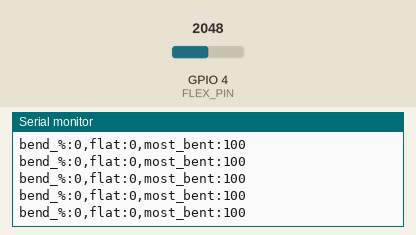
Simulated run of this sketch. Board: ESP32-S3. Shown: the last lines printed to the serial monitor. The test bench sets the inputs (shaded band); at power-on: GPIO 4 (FLEX_PIN) = 2048 (analog values on the 0–4095 scale).

Above: at 5.7 s.
5.8 s: GPIO 4 (FLEX_PIN) set to 2866
At 6.4 s:
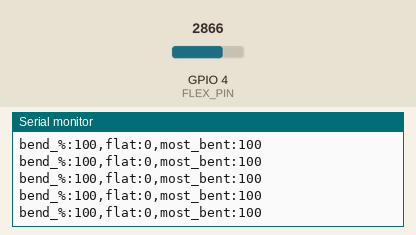
7.3 s: GPIO 4 (FLEX_PIN) set to 2047
At 8.0 s:
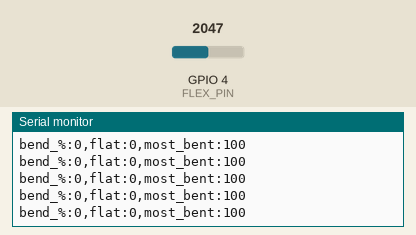
Timing chart, 0 to 10.3 s (numbered marks = the images above; inputs shaded):
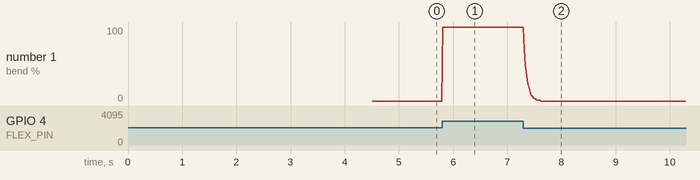

Measured:
- after the input at 5.8 s, the serial monitor: prints a new line at once (image 1)
- after the input at 7.3 s, the serial monitor: prints a new line at once (image 2)

The sketch:

flex_visual_test.ino
```cpp
/*
  flex_visual_test  -  see a flex sensor clearly in the Arduino IDE (ESP32-S3 DevKit)
  ----------------------------------------------------------------------------------
  WIRING (voltage divider, 3 jumpers)
      ESP 3V3  ->  flex leg 1
      flex leg 2  ->  ESP GPIO 4   AND   one leg of the fixed resistor
      other leg of the fixed resistor  ->  ESP GND
  (Fixed resistor: use one close to your flex sensor's FLAT value. For an ~11k sensor,
   3 x 47k side by side (= ~16k) is good. Type that value into R_FIXED_KOHM below.)

  HOW TO USE
   1. Board "ESP32S3 Dev Module", USB-C "USB-UART" port, upload.
   2. Keep the sensor FLAT for the first 3 seconds (it learns "flat").
   3. Tools > Serial Plotter, 115200.  One line: bend_% from 0 (flat) to 100 (most bent so far).
      It auto-zooms to YOUR sensor, so even a small change fills the screen.
   4. Want numbers + a text bar instead? Set PLOTTER = false and use the Serial Monitor.
   5. Type r + Send to re-learn "flat".
*/

const int   FLEX_PIN     = 4;
const float R_FIXED_KOHM = 47.0;   // the fixed resistor you used (47.0, or 15.7 for 3 x 47k side by side)
const bool  PLOTTER      = true;   // true = Serial Plotter graph, false = Serial Monitor text bar

float flat_mV = 0;       // voltage when flat (learned at start)
float maxDrop = 0;       // biggest drop seen so far (= most bent)
float level   = 0;       // smoothed voltage

float readMilliVolts() {
  long sum = 0;
  for (int i = 0; i < 16; i++) sum += analogReadMilliVolts(FLEX_PIN);
  return sum / 16.0;
}

void learnFlat() {
  if (!PLOTTER) Serial.println("Keep the sensor FLAT for 3 seconds...");
  float sum = 0; int n = 0;
  unsigned long t0 = millis();
  while (millis() - t0 < 3000) { sum += readMilliVolts(); n++; delay(10); }
  flat_mV = sum / n; level = flat_mV; maxDrop = 0;
  if (!PLOTTER) { Serial.print("Flat = "); Serial.print(flat_mV, 0); Serial.println(" mV. Now bend it!"); }
}

void setup() {
  Serial.begin(115200);
  analogReadResolution(12);
  delay(1500);                     // let the USB serial settle
  learnFlat();
}

void loop() {
  if (Serial.available()) { char c = Serial.read(); if (c == 'r' || c == 'R') learnFlat(); }

  level += (readMilliVolts() - level) * 0.3f;          // light smoothing
  float drop = flat_mV - level;                        // bending makes the voltage DROP
  if (drop < 0) drop = -drop;                          // works even if your sensor goes the other way
  if (drop > maxDrop) maxDrop = drop;
  float range = maxDrop < 30 ? 30 : maxDrop;           // ignore tiny noise (< 30 mV) when nothing is bent yet
  float pct = drop / range * 100.0f;
  if (pct > 100) pct = 100;

  if (PLOTTER) {
    // fixed guide lines at 0 and 100 keep the graph steady
    Serial.print("bend_%:"); Serial.print(pct, 0);
    Serial.println(",flat:0,most_bent:100");
  } else {
    float r_kohm = (level > 1) ? R_FIXED_KOHM * (3300.0f / level - 1.0f) : -1;
    Serial.print("pin "); Serial.print(level, 0); Serial.print(" mV | change ");
    Serial.print(drop, 0); Serial.print(" mV | flex ~"); Serial.print(r_kohm, 1);
    Serial.print(" kohm | bend "); Serial.print(pct, 0); Serial.print("% |");
    int bars = (int)(pct / 5);
    for (int i = 0; i < 20; i++) Serial.print(i < bars ? '#' : '.');
    Serial.println("|");
  }
  delay(20);
}
```
